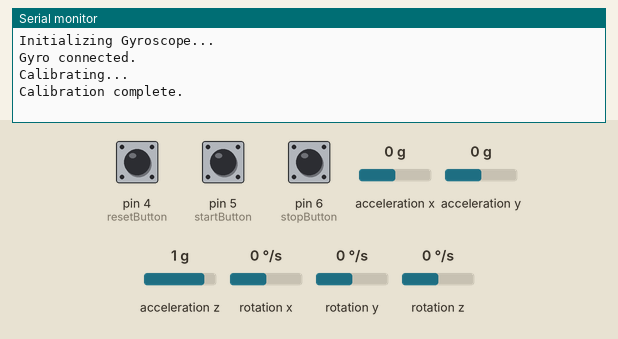
The sketch below on a simulated Arduino Uno, built with avr-gcc and run on an emulated ATmega328P. Parts: the last lines printed to the serial monitor. The test bench sets the inputs (shaded band); at power-on: pin 4 (resetButton) HIGH, pin 5 (startButton) HIGH, pin 6 (stopButton) HIGH, acceleration x 0 g, acceleration y 0 g, acceleration z 1 g, rotation x 0 °/s, rotation y 0 °/s, rotation z 0 °/s.

Above: at 3.9 s.
4.0 s: pin 4 (resetButton) pulled LOW for 0.15 s
At 5.8 s:
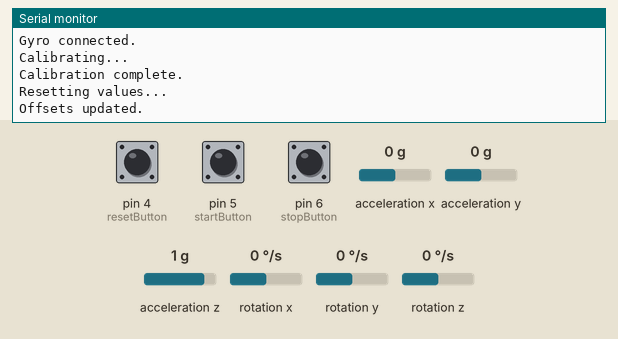
6.9 s: pin 5 (startButton) pulled LOW for 0.15 s
At 7.08 s:
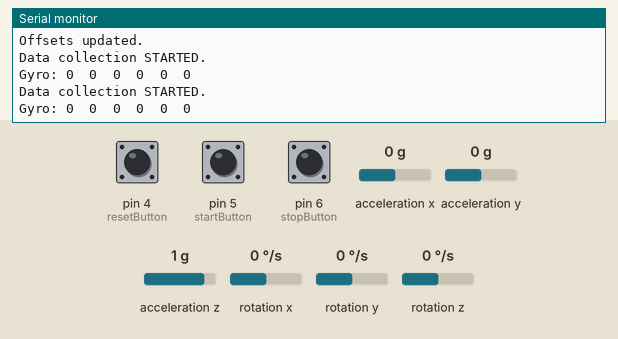
8.5 s: pin 6 (stopButton) pulled LOW for 0.15 s
At 9.2 s:
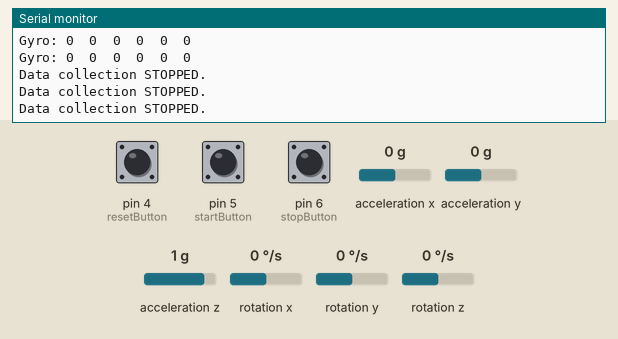
10.1 s: pin 5 (startButton) pulled LOW for 3.2 s
At 10.2 s:
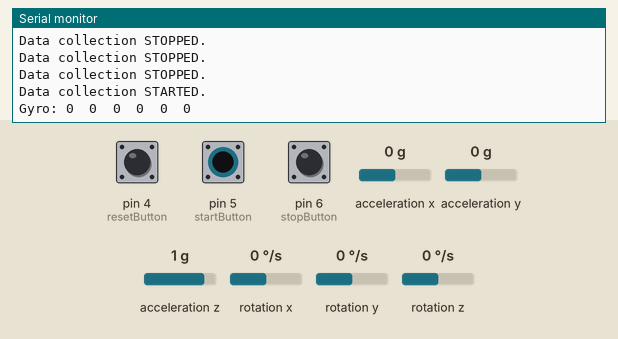
16.3 s: acceleration x set to -1.4 g
At 16.43 s:
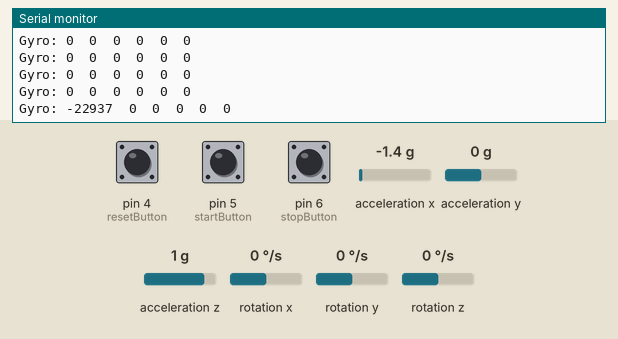
17.8 s: pin 4 (resetButton) pulled LOW for 3.2 s
At 18.5 s:
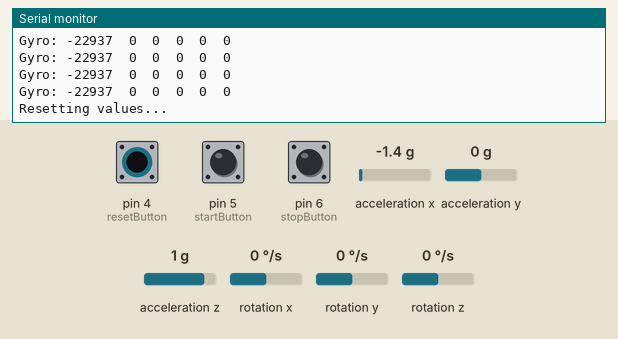

Measured:
- after the input at 4.0 s, the serial monitor: prints a new line at once (image 1)
- after the input at 6.9 s, the serial monitor: prints a new line at once (image 2)
- after the input at 8.5 s, the serial monitor: prints a new line at once (image 3)
- after the input at 10.1 s, the serial monitor: prints a new line at once (image 4)
- after the input at 16.3 s, the serial monitor: prints a new line after 0.06 s (image 5)
- after the input at 17.8 s, the serial monitor: prints a new line at once (image 6)

The sketch:

collecting_data_for_model.ino
```cpp
#include "Wire.h"
#include "MPU6050.h"
#include <SoftwareSerial.h>

SoftwareSerial BTSerial(2, 3);  // Bluetooth TX (D3) & RX (D2)

MPU6050 gyro(0x68);  // Single MPU6050

int16_t gyroData[6] = {0, 0, 0, 0, 0, 0};  // Store sensor readings
int16_t accelOffsets[3] = {0, 0, 0};       // Store accelerometer offsets
int16_t gyroOffsets[3] = {0, 0, 0};        // Store gyroscope offsets

// Button pins
const int resetButton = 4;
const int startButton = 5;
const int stopButton = 6;

bool collectingData = false; // Flag to control data collection

void setup() {
    Serial.begin(115200);
    BTSerial.begin(9600);
    Wire.begin();

    pinMode(resetButton, INPUT_PULLUP);
    pinMode(startButton, INPUT_PULLUP);
    pinMode(stopButton, INPUT_PULLUP);

    Serial.println("Initializing Gyroscope...");

    gyro.initialize();
    if (!gyro.testConnection()) Serial.println("Gyro (0x68) not responding!");
    else {
        Serial.println("Gyro connected.");
        calibrateMPU6050();
    }
}

void calibrateMPU6050() {
    Serial.println("Calibrating...");
    int32_t ax_offset = 0, ay_offset = 0, az_offset = 0;
    int32_t gx_offset = 0, gy_offset = 0, gz_offset = 0;

    for (int i = 0; i < 200; i++) {
        int16_t ax, ay, az, gx, gy, gz;
        gyro.getMotion6(&ax, &ay, &az, &gx, &gy, &gz);

        ax_offset += ax;
        ay_offset += ay;
        az_offset += az;
        gx_offset += gx;
        gy_offset += gy;
        gz_offset += gz;

        delay(10);
    }

    accelOffsets[0] = ax_offset / 200;
    accelOffsets[1] = ay_offset / 200;
    accelOffsets[2] = az_offset / 200;
    gyroOffsets[0] = gx_offset / 200;
    gyroOffsets[1] = gy_offset / 200;
    gyroOffsets[2] = gz_offset / 200;

    Serial.println("Calibration complete.");
}

// Reset ALL sensor values to zero
void resetAllValues() {
    Serial.println("Resetting values...");

    int32_t ax_offset = 0, ay_offset = 0, az_offset = 0;
    int32_t gx_offset = 0, gy_offset = 0, gz_offset = 0;

    // Take multiple readings to average out noise
    for (int i = 0; i < 100; i++) {
        int16_t ax, ay, az, gx, gy, gz;
        gyro.getMotion6(&ax, &ay, &az, &gx, &gy, &gz);

        ax_offset += ax;
        ay_offset += ay;
        az_offset += az;
        gx_offset += gx;
        gy_offset += gy;
        gz_offset += gz;

        delay(10); // Small delay for stable readings
    }

    // Compute new offsets
    accelOffsets[0] = ax_offset / 100;
    accelOffsets[1] = ay_offset / 100;
    accelOffsets[2] = az_offset / 100;
    gyroOffsets[0] = gx_offset / 100;
    gyroOffsets[1] = gy_offset / 100;
    gyroOffsets[2] = gz_offset / 100;

    Serial.println("Offsets updated.");
}


void loop() {
    // Read button states
    bool resetPressed = digitalRead(resetButton) == LOW;
    bool startPressed = digitalRead(startButton) == LOW;
    bool stopPressed  = digitalRead(stopButton) == LOW;

    if (resetPressed) {
        resetAllValues();
    }

    if (startPressed) {
        collectingData = true;
        Serial.println("Data collection STARTED.");
    }

    if (stopPressed) {
        collectingData = false;
        Serial.println("Data collection STOPPED.");
    }

    if (collectingData) {
        readSensorData();
        sendData();
    }

    delay(50);
}

// Reads accelerometer & gyroscope data and applies offset correction
void readSensorData() {
    gyro.getMotion6(&gyroData[0], &gyroData[1], &gyroData[2], &gyroData[3], &gyroData[4], &gyroData[5]);

    // Apply offset correction for accelerometer
    gyroData[0] -= accelOffsets[0];
    gyroData[1] -= accelOffsets[1];
    gyroData[2] -= accelOffsets[2];

    // Apply offset correction for gyroscope
    gyroData[3] -= gyroOffsets[0];
    gyroData[4] -= gyroOffsets[1];
    gyroData[5] -= gyroOffsets[2];
}

// Sends data via Serial and Bluetooth
void sendData() {
    Serial.print("Gyro: ");
    BTSerial.print("Gyro: ");

    for (int i = 0; i < 6; i++) {
        Serial.print(gyroData[i]); Serial.print("\t");
        BTSerial.print(gyroData[i]); BTSerial.print(",");
    }

    Serial.println();
    BTSerial.println();
}
```
